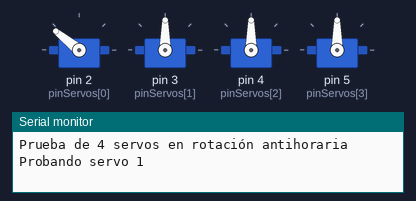
This sketch was run on a simulated Arduino Uno, built with avr-gcc and run on an emulated ATmega328P. Shown: 4 × servo, the last lines printed to the serial monitor.

Above: at 0.05 s.
At 2.25 s:
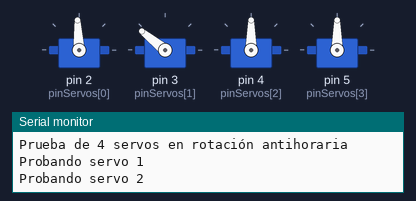
At 4.45 s:
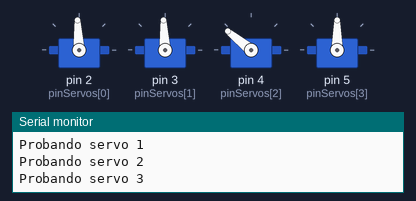
At 6.65 s:
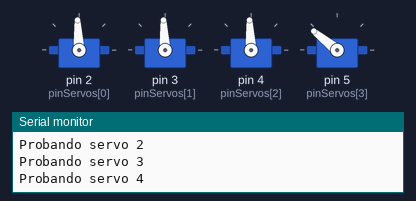
At 8.8 s:
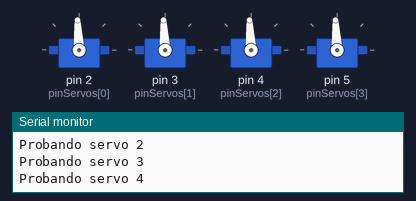
Timing chart, 0 to 11.4 s (numbered marks = the images above):
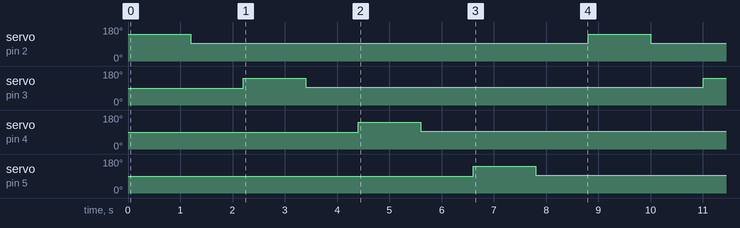

The sketch:

test_servos.ino
```cpp
#include <Servo.h>

Servo servos[4];                    // array with the 4 servos
int pinServos[] = {2, 3, 4, 5};     // Pins
int numServos = 4;
int rotTime = 1200;                 // in ms

void setup() {
  // Initialize each servo
  for (int i = 0; i < numServos; i++) {
    servos[i].attach(pinServos[i]);
  }

  Serial.begin(9600); // Iniciar comunicación serial
  Serial.println("Prueba de 4 servos en rotación antihoraria");
}

void loop() {
  for (int i = 0; i < numServos; i++) {
    Serial.print("Probando servo ");
    Serial.println(i + 1);

    // Girar servo en dirección antihoraria
    servos[i].writeMicroseconds(2000); // Pulso para rotación antihoraria

    delay(rotTime); // Esperar el tiempo definido

    // Detener el servo
    servos[i].writeMicroseconds(1500); // Pulso para detener

    delay(1000); // Pausa antes de pasar al siguiente servo
  }
}
```

Measured:
- by itself, servo on pin 2 (pinServos[0]), servo on pin 3 (pinServos[1]), servo on pin 4 (pinServos[2]), servo on pin 5 (pinServos[3]): alternates 141° for 1.2 s and 93° for 7.6 s
